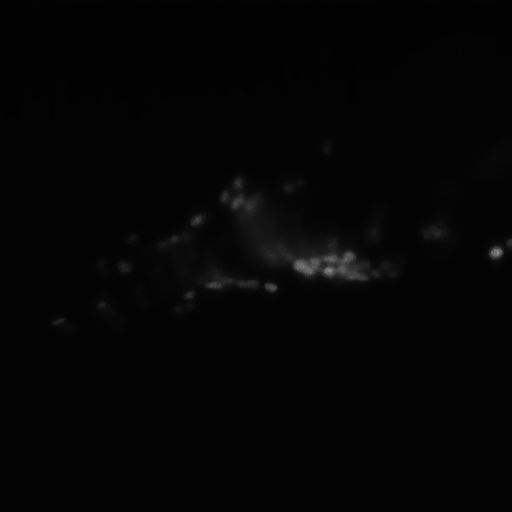
#> input picture data/filtered_data0005.png, 512 x 512 px, found by its file name
$ python tvls_model.py
#> lines starting #> are read from the running program, lines starting #| are printed output that depends on the picture
#!/usr/bin/python3
'''
AUTHOR:     Zhengyang Zhong
DATE:       2023-02-16
PAPER:      Sorry, I forgot the paper name.
'''
import cv2
import matplotlib.pyplot as plt
import numpy as np
from scipy.ndimage import laplace
from skimage import measure
from tqdm import tqdm
from utils import init_phi

def denoise(im, U_init, tolerance=0.1, tau=0.125, tv_weight=100):
    """ An implementation of the Rudin-Osher-Fatemi (ROF) denoising model
        using the numerical procedure presented in Eq. (11) of A. Chambolle
        (2005). Implemented using periodic boundary conditions
        (essentially turning the rectangular image domain into a torus!).

        Input:
        im - noisy input image (grayscale)
        U_init - initial guess for U
        tv_weight - weight of the TV-regularizing term
        tau - steplength in the Chambolle algorithm
        tolerance - tolerance for determining the stop criterion

        Output:
        U - denoised and detextured image (also the primal variable)
        T - texture residual"""
    # Initialization
    m, n = im.shape
    U = U_init
    Px = im  # x-component to the dual field
    Py = im  # y-component of the dual field
    error = 1
    iteration = 0

    # Main iteration
    while (error > tolerance):
        Uold = U

        # Gradient of primal variable
        LyU = np.vstack((U[1:, :], U[0, :]))  # Left translation w.r.t. the y-direction
        LxU = np.hstack((U[:, 1:], U.take([0], axis=1)))  # Left translation w.r.t. the x-direction

        GradUx = LxU-U  # x-component of U's gradient
        GradUy = LyU-U  # y-component of U's gradient

        # First we update the dual varible
        PxNew = Px + (tau/tv_weight)*GradUx  # Non-normalized update of x-component (dual)
        PyNew = Py + (tau/tv_weight)*GradUy  # Non-normalized update of y-component (dual)
        NormNew = np.maximum(1, np.sqrt(PxNew**2+PyNew**2))

        Px = PxNew/NormNew  # Update of x-component (dual)
        Py = PyNew/NormNew  # Update of y-component (dual)

        # Then we update the primal variable
        RxPx = np.hstack((Px.take([-1], axis=1), Px[:, 0:-1]))  # Right x-translation of x-component
        RyPy = np.vstack((Py[-1, :], Py[0:-1, :]))  # Right y-translation of y-component
        DivP = (Px-RxPx)+(Py-RyPy)  # Divergence of the dual field.
        U = im + tv_weight*DivP  # Update of the primal variable

        # Update of error-measure
        error = np.linalg.norm(U-Uold) / np.sqrt(n*m)
        iteration += 1

        # print(iteration, error)

    # The texture residual
    T = im - U
    # print('Number of ROF iterations: ', iteration)
    return U, T


def TVLSModel(imgU8C1, c0=0.5, itermax=1000, tolerance=1e-4, timestep=0.1):
    imgF64 = imgU8C1.astype(np.float64)
    phi = c0 * np.ones_like(imgF64, dtype=np.float64)
    # phi = init_phi(imgU8C1)
    u, T = denoise(imgU8C1, imgU8C1)

    for it in tqdm(range(itermax)):

        old_Fnorm = np.sqrt(np.sum(phi**2))

        phi_p1q = (phi + 1)**2
        phi_n1q = (phi - 1)**2

        c1 = np.sum(u * phi_p1q) / (np.sum(phi_p1q) + 1e-10)
        c2 = np.sum(u * phi_n1q) / (np.sum(phi_n1q) + 1e-10)

        # update phi
        L = (u-c1) ** 2 / (c1**2) * (phi + 1) + (u-c2) ** 2 / (c2 ** 2) * (phi - 1) - laplace(phi, mode='nearest')
        phi -= timestep * L

        # terimination
        new_Fnorm = np.sqrt(np.sum(phi**2))
        criteria_Fnorm = np.abs(old_Fnorm - new_Fnorm) / (old_Fnorm + 1e-10)
        # print("criteria = ", criteria_Fnorm)
        if criteria_Fnorm < tolerance:
            break
    return phi, it+1


if __name__ == "__main__":
    img = cv2.imread("D:/pyAC/data/filtered_data0005.png", 0)
#> img is the input picture: shape (512, 512); min 2, max 156, mean 4.3
    h, w = img.shape
#> h = 512; w = 512
    phi, iterations = TVLSModel(img)
#> the loop in denoise, `while (error > tolerance):` made 5 passes
#> error on passes 1 to 5: 0.457, 0.258, 0.149, 0.101, 0.075
#> pass 1, in denoise, `GradUx = LxU-U  # x-component of U's gradient`:
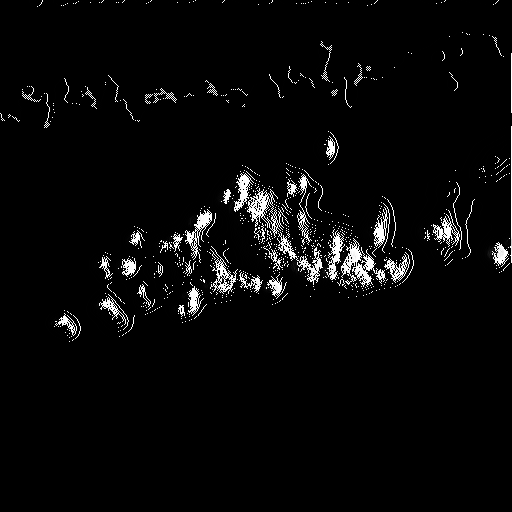
#> GradUx: shape (512, 512); min 0, max 255, mean 8.7
#> pass 1, in denoise, `GradUy = LyU-U  # y-component of U's gradient`:
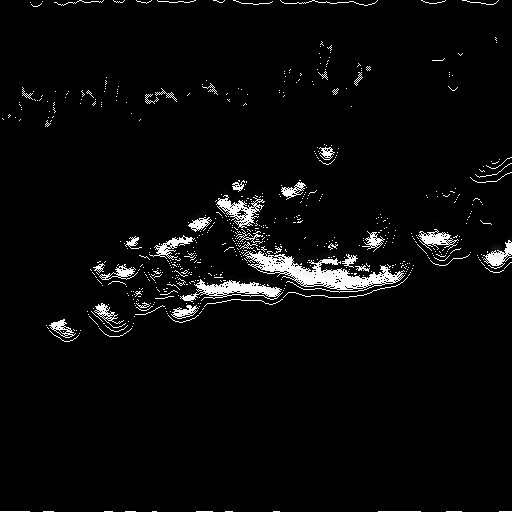
#> GradUy: shape (512, 512); min 0, max 255, mean 9.1
#> after the loop in denoise, `while (error > tolerance):`: iteration = 5
#> in denoise, `T = im - U`:
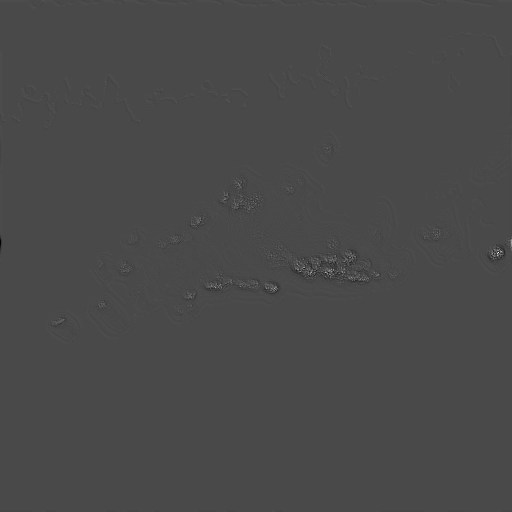
#> T: shape (512, 512) float64; min -12.42, max 30.44, mean 0; drawn with min black and max white
#> in TVLSModel, `u, T = denoise(imgU8C1, imgU8C1)`:
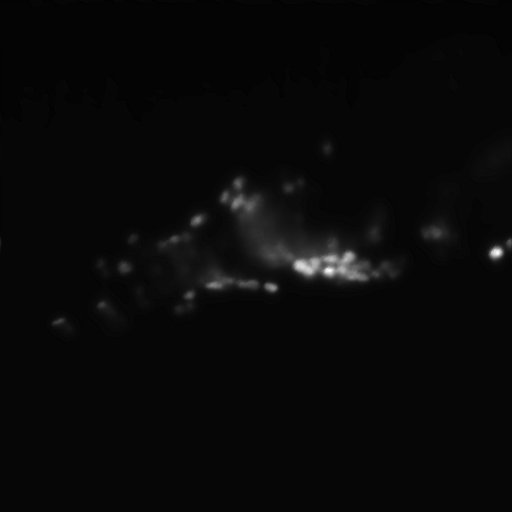
#> u: shape (512, 512) float64; min -0.0627, max 127.6, mean 4.3; drawn with min black and max white
#> the loop in TVLSModel, `for it in tqdm(range(itermax)): ` made 1000 passes
#> (old_Fnorm, c1, c2, new_Fnorm, criteria_Fnorm) on passes 2 to 4: (1152.9, 61.21, 81.25, 1093.9, 0.0512), (1093.9, 60.54, 78.14, 1041, 0.0484), (1041, 59.63, 75.03, 991.9, 0.0471)
#> pass 1, in TVLSModel, `phi -= timestep * L`:
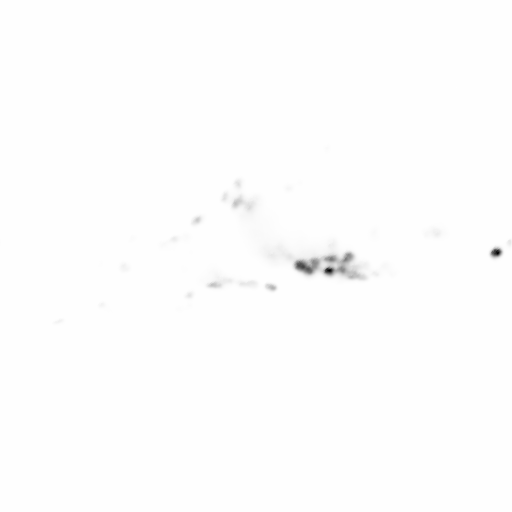
#> phi: shape (512, 512) float64; min -82.52, max 0.5, mean 0.263; drawn with min black and max white
#> pass 2, in TVLSModel, `phi_p1q = (phi + 1)**2`:
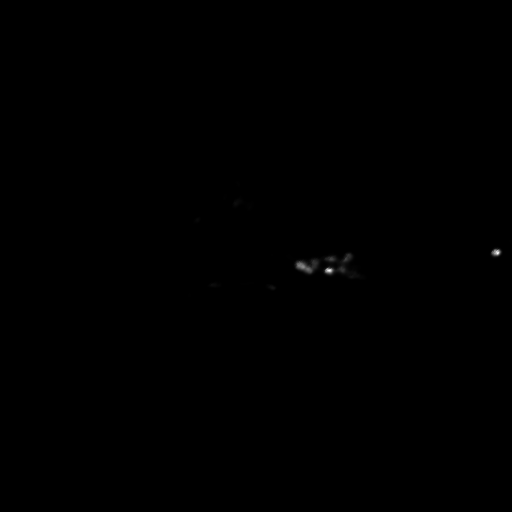
#> phi_p1q: shape (512, 512) float64; min 3.65e-07, max 6645.1, mean 6.6; drawn with min black and max white
#> iterations = 1000
    contours = measure.find_contours(phi, 0)
#> contours = 6 items
    for cnt in contours:
        plt.plot(cnt[:, 1], cnt[:, 0], linewidth=2)
#> this loop made 6 passes
#> cnt on pass 1: [[0, 43.02], [0.0108, 43], [0, 42.99]]
    plt.show()
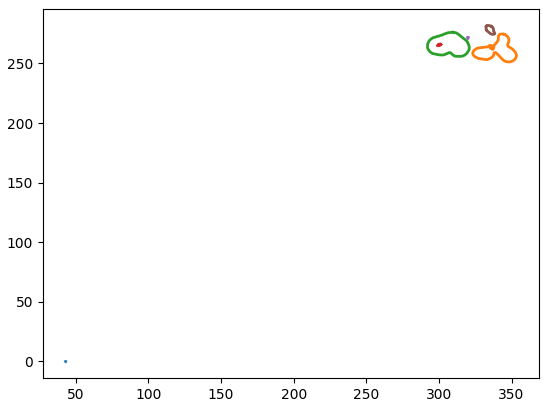
#> figure drawn by matplotlib, 1 panel
    plt.imshow(phi)
    plt.show()
